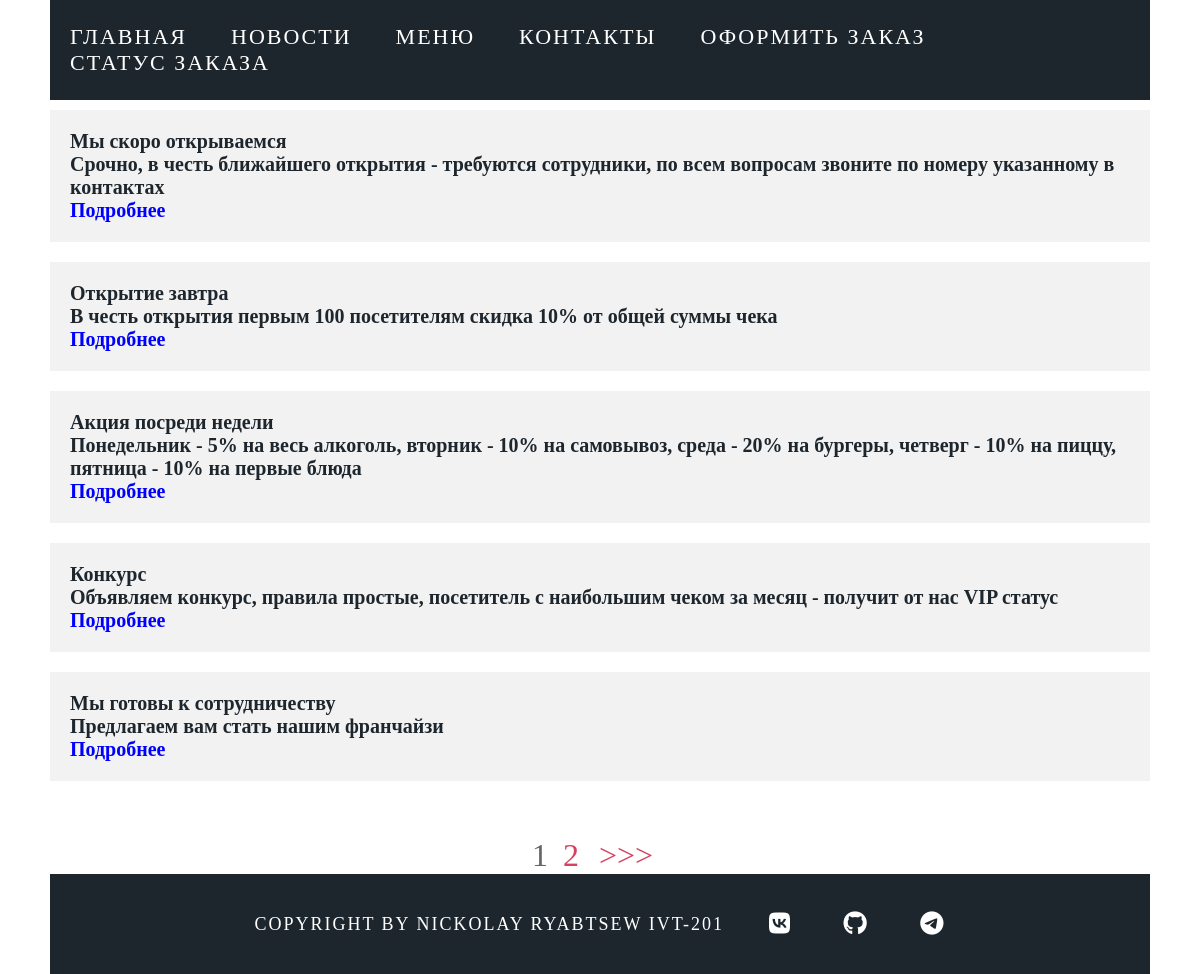
The app's page /posts, older data.
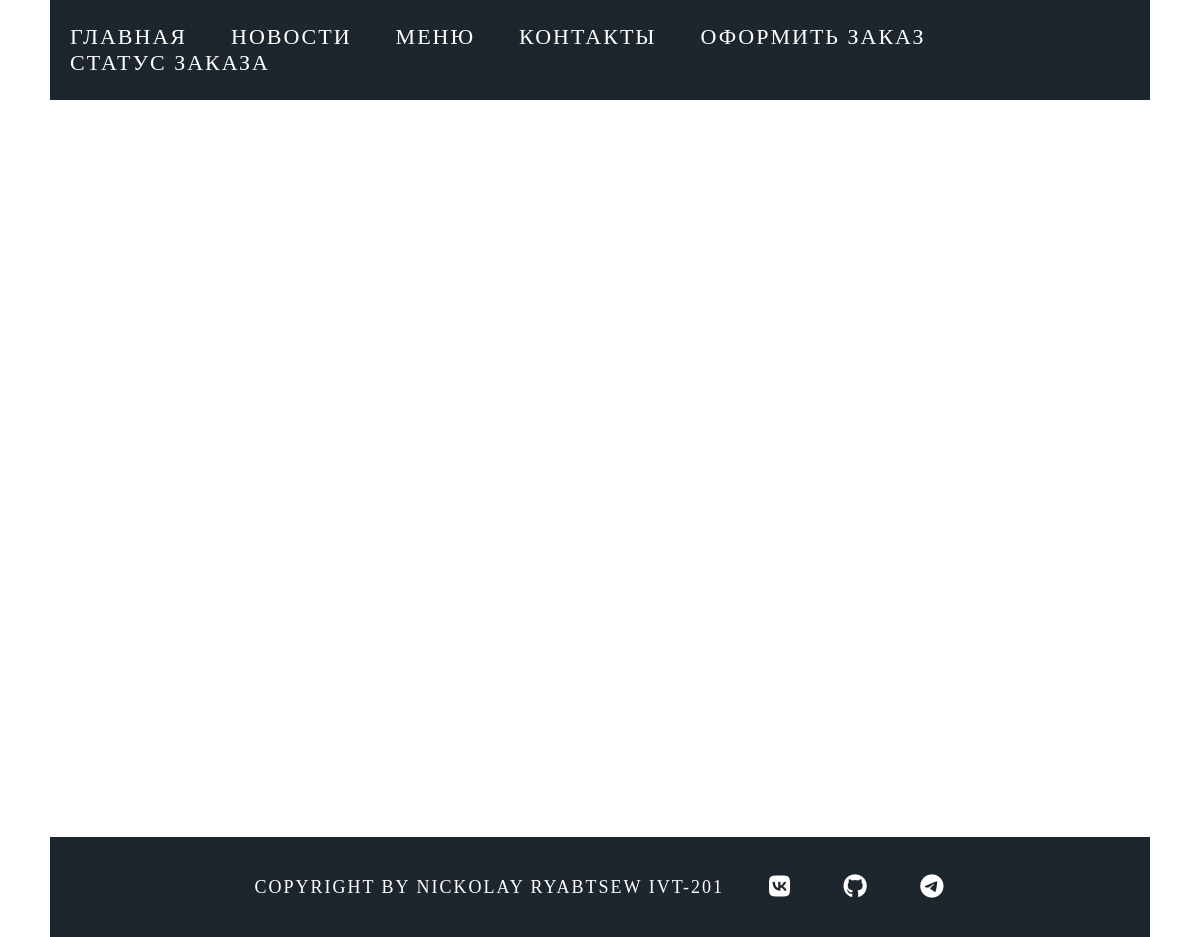
The same page, newer data.
### app/models.py (models this page shows, shortened)
class Posts(db.Model):
    id = db.Column(db.Integer, primary_key=True)
    title = db.Column(db.String(100), nullable=False)
    text = db.Column(db.String(500), nullable=False)
    data = db.Column(db.DateTime,default= datetime.utcnow)

### app/views.py (the view)
@app.route('/posts')
def posts():
    page = request.args.get('page', 1, type=int)
    pagination = Posts.query.order_by(Posts.id).paginate(page=page, per_page=5)  # запрос
    return render_template("posts.html", pagination=pagination, menu=menu, footer=footer)

### app/templates/posts.html (shortened to what this page needs)
{% extends "base.html" %}
{% block content %}
<div class="post-content">
    {% for post in pagination.items %}
    <div class="post">
        <b>
            <p class="post-title">{{ post.title }}</p>
            <p class="post-text">{{ post.text }}</p>
            <a href="/post/{{post.id}}">Подробнее</a>
        </b>
    </div>
    {% endfor %}
</div>
<div class="pagination">
    {% for number in pagination.iter_pages() %}
    {% if pagination.page != number %}
    <span>
                    <a class='page-number'
                       href="{{ url_for('posts', page=number) }}">
                    {{ number }}
                    </a>
            </span>
    {% else %}
    <span class='current-page-number'>{{ number }}</span>
    {% endif %}
    {% endfor %}
    {% if pagination.has_next %}
    <span>
            <a class='page-number'
               href="{{ url_for('posts', page=pagination.next_num) }}">
                {{ '>>>' }}
            </a>
        </span>
    {% endif %}
</div>
{% endblock %}

Row changes from the older to the newer data that the page shows:
removed Posts: title "Мы скоро открываемся", text "Срочно, в честь ближайшего открытия - требуются сотрудники, по всем вопросам звоните по номеру указанному в контактах"
removed Posts: title "Открытие завтра", text "В честь открытия первым 100 посетителям скидка 10% от общей суммы чека"
removed Posts: title "Акция посреди недели", text "Понедельник - 5% на весь алкоголь, вторник - 10% на самовывоз, среда - 20% на бургеры, четверг - 10% на пиццу, пятница - 10% на первые блюда"
removed Posts: title "Конкурс", text "Объявляем конкурс, правила простые, посетитель с наибольшим чеком за месяц - получит от нас VIP статус"
removed Posts: title "Мы готовы к сотрудничеству", text "Предлагаем вам стать нашим франчайзи"
Text that changed along with them:
{{ '>>>' }}: ">>>" → (not shown)
list line gone: "1"
list line gone: "2"
